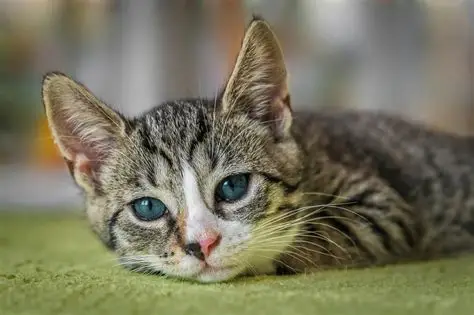
#> input picture image.webp, 474 x 315 px
$ python marr_hildreth.py   (older library calls are emulated)
#> lines starting #> are read from the running program, lines starting #| are printed output that depends on the picture
import cv2
img=cv2.imread("image.webp")
#> img is the input picture: shape (315, 474, 3); mean B, G, R 93.4, 116.3, 119.3
img_blur=cv2.GaussianBlur(img,(3,3),0)
img_gray=cv2.cvtColor(img_blur,cv2.COLOR_BGR2GRAY)
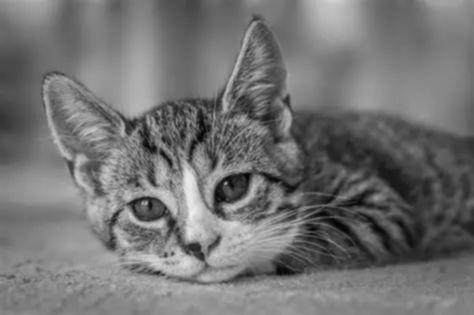
#> img_gray: shape (315, 474); min 4, max 238, mean 114.7
img_filtered=cv2.Laplacian(img_gray,cv2.CV_64F,ksize=3) #using built-in function
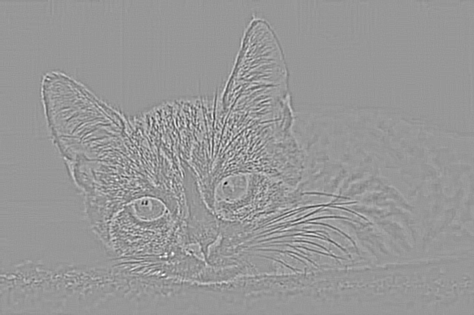
#> img_filtered: shape (315, 474) float64; min -410, max 278, mean 0; drawn with min black and max white
cv2.imshow("Original",img)
cv2.waitKey(0)
cv2.imshow("Gaussian Blurred",img_blur)
cv2.waitKey(0)
cv2.imshow("Laplacian",img_filtered)
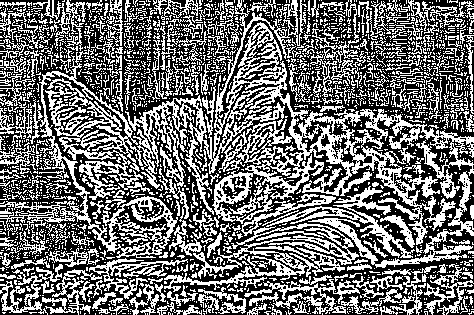
#> window 'Laplacian': shape (315, 474); 43.6% white in thin lines or dots
cv2.waitKey(0)
cv2.destroyAllWindows()

$ run again, with modern-building-with-closed-windows.webp copied over image.webp
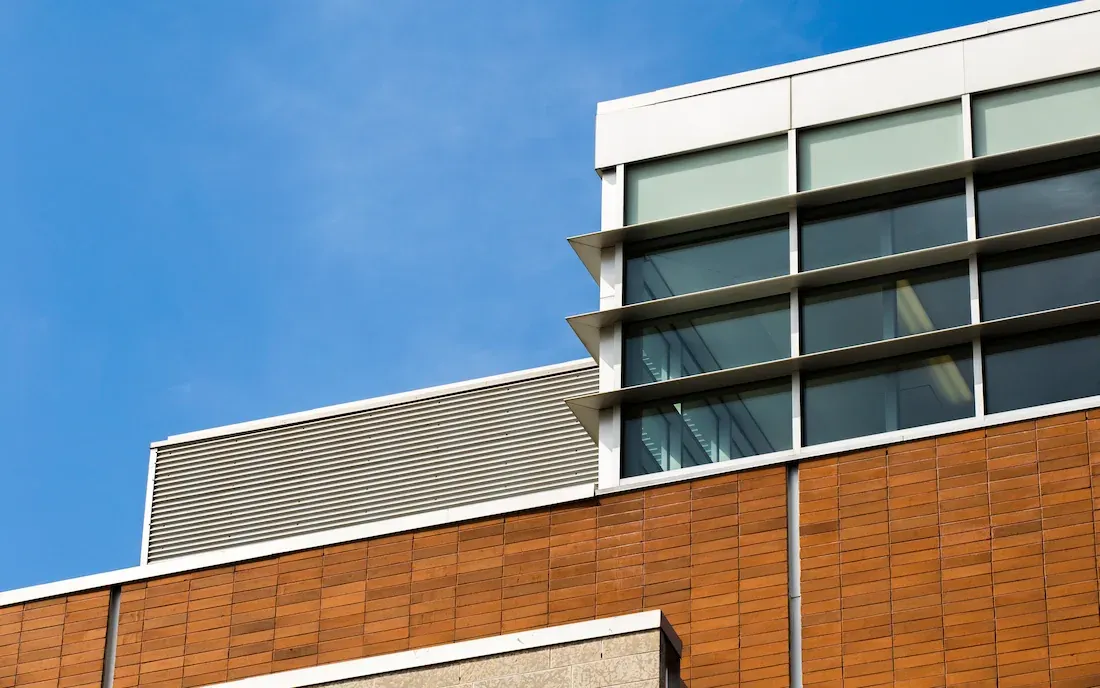
#> input picture modern-building-with-closed-windows.webp, 1100 x 688 px
#> img is the input picture: shape (688, 1100, 3); mean B, G, R 142.6, 133.3, 121.9
#> `img_filtered=cv2.Laplacian(img_gray,cv2.CV_64F,ksize=3)`:
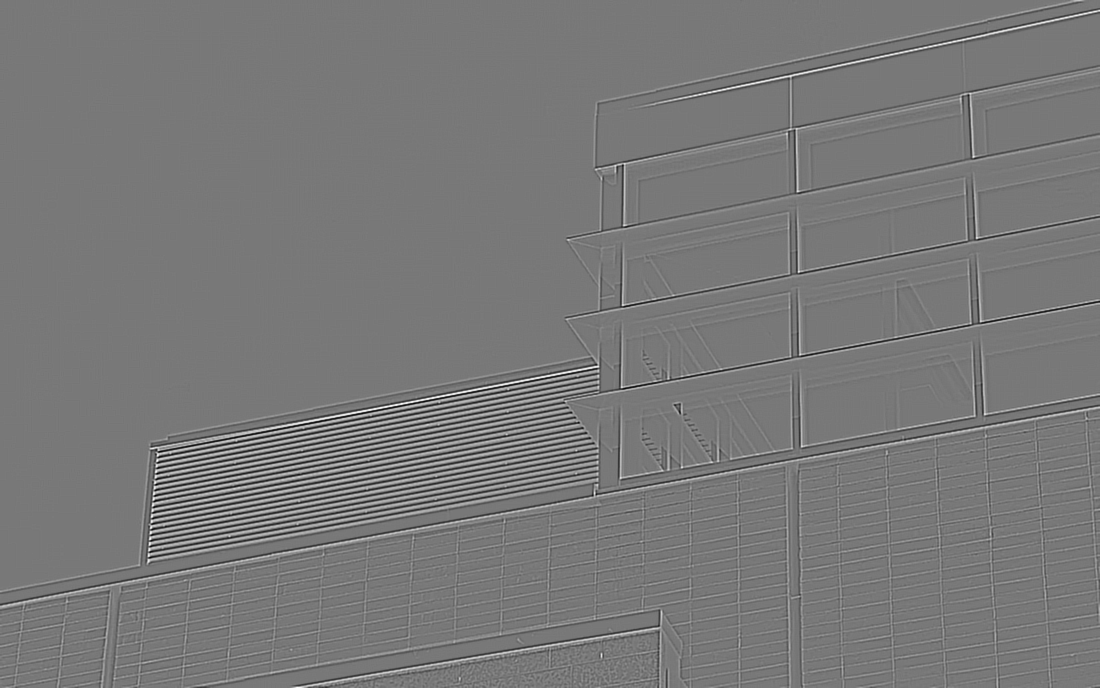
#> img_filtered: shape (688, 1100) float64; min -476, max 530, mean 0; drawn with min black and max white
#> `cv2.imshow("Laplacian",img_filtered)`:
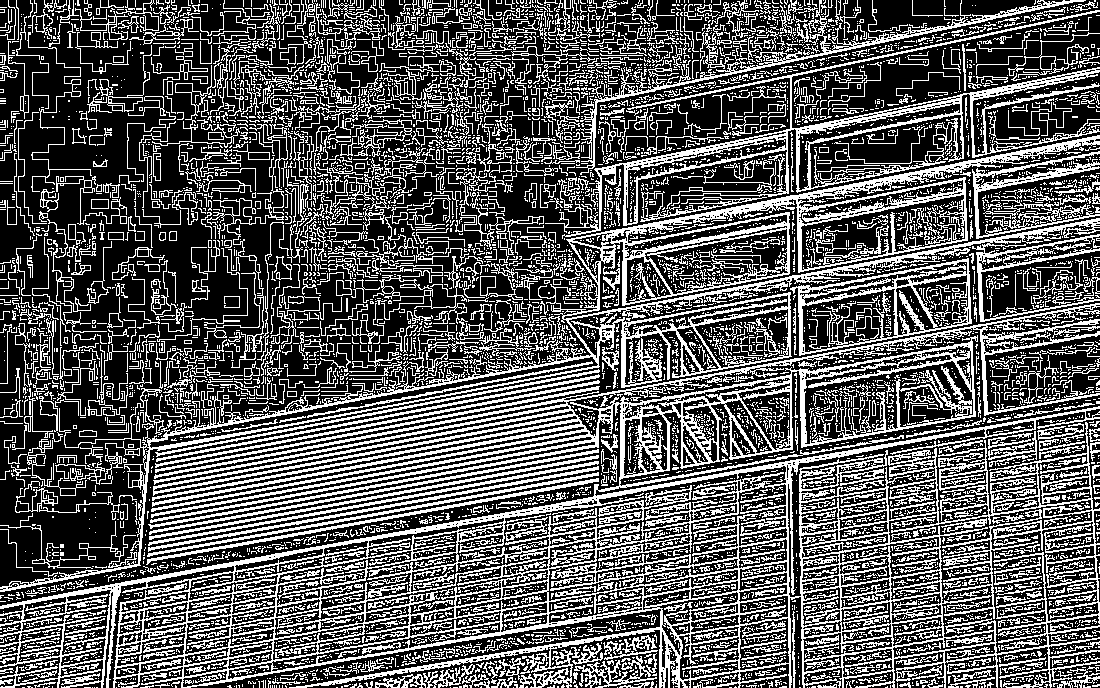
#> window 'Laplacian': shape (688, 1100); 34.9% white in thin lines or dots

$ run again, with J13Wn.jpg saved as image.webp
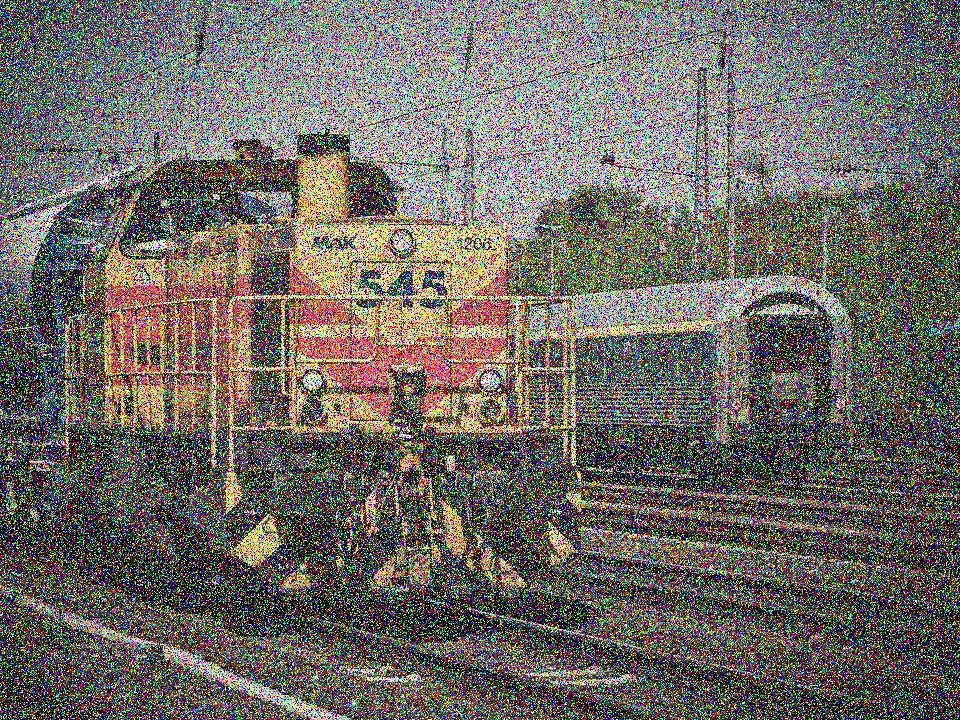
#> input picture J13Wn.jpg, 960 x 720 px
#> img is the input picture: shape (720, 960, 3); mean B, G, R 102.2, 106.4, 112
#> `img_filtered=cv2.Laplacian(img_gray,cv2.CV_64F,ksize=3)`:
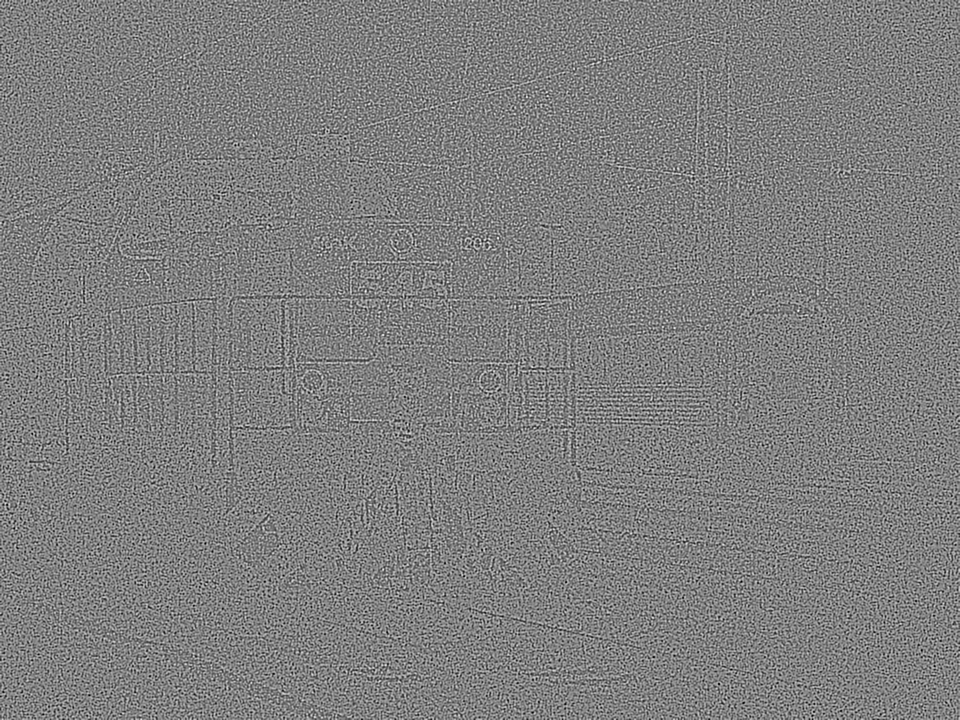
#> img_filtered: shape (720, 960) float64; min -564, max 566, mean 0; drawn with min black and max white
#> `cv2.imshow("Laplacian",img_filtered)`:
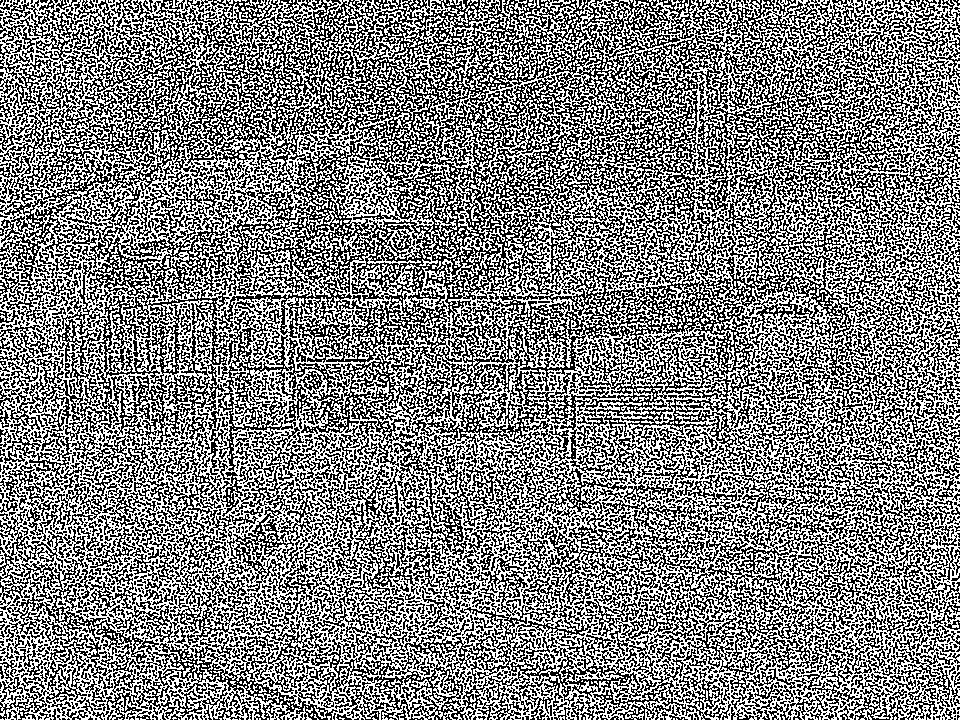
#> window 'Laplacian': shape (720, 960); 51.3% white; black in thin lines or dots
